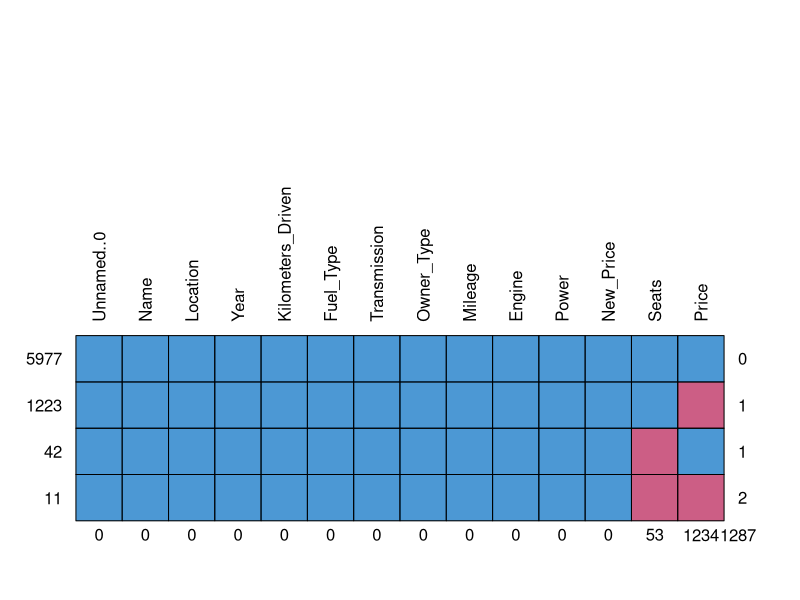
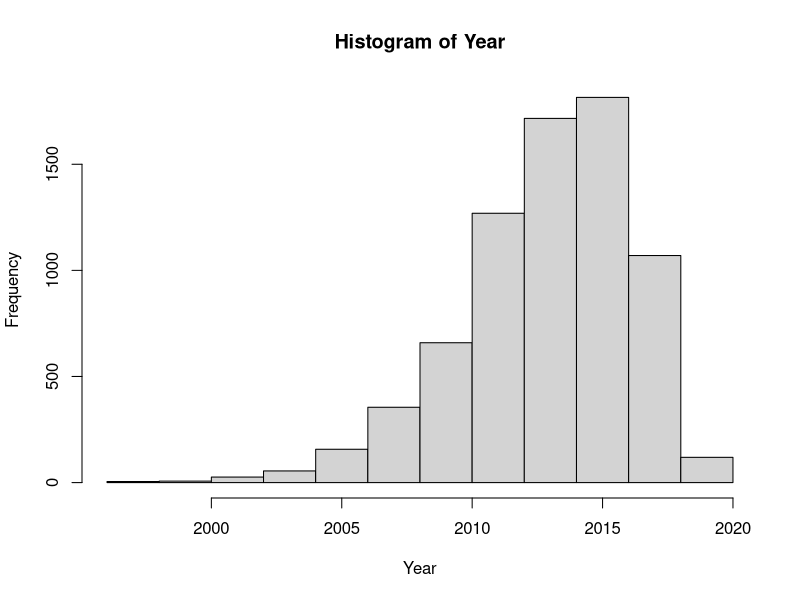
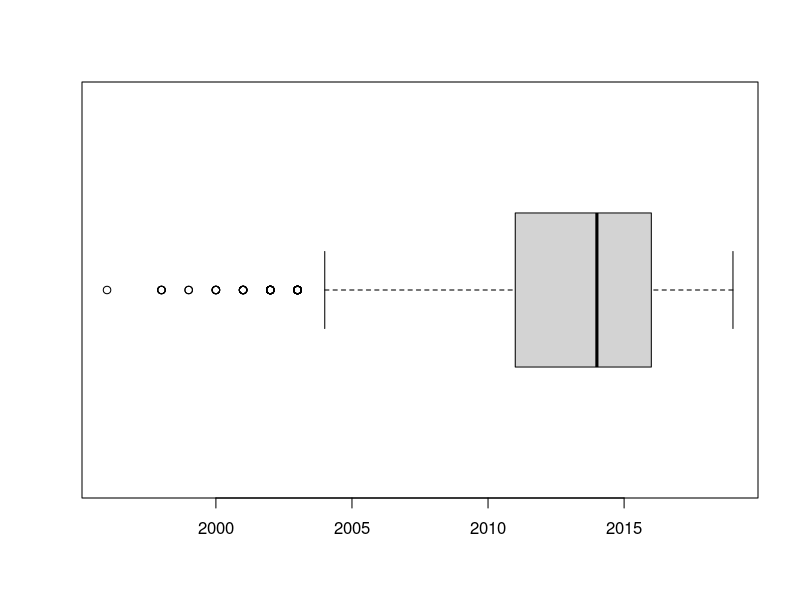
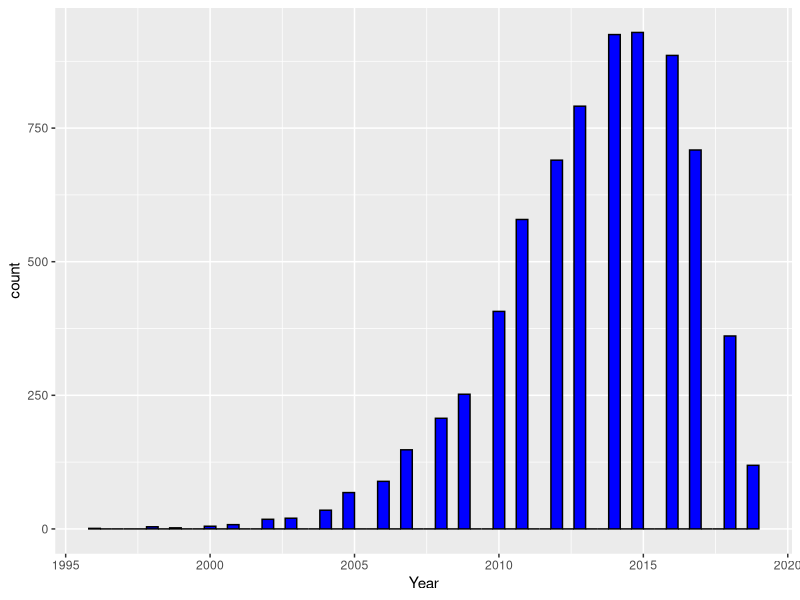
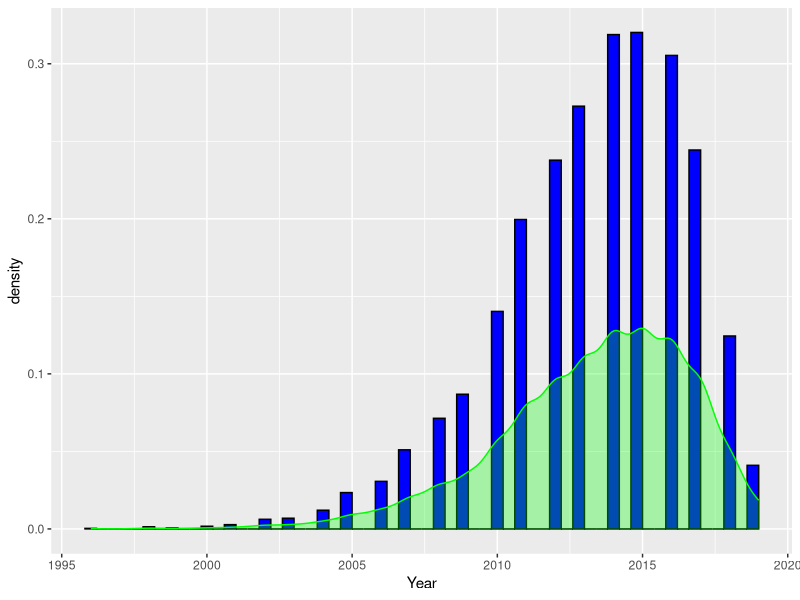
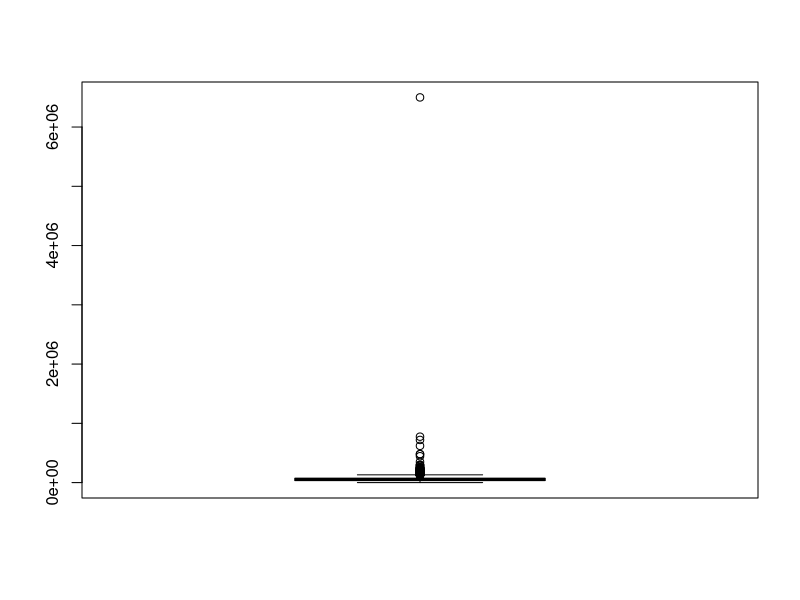
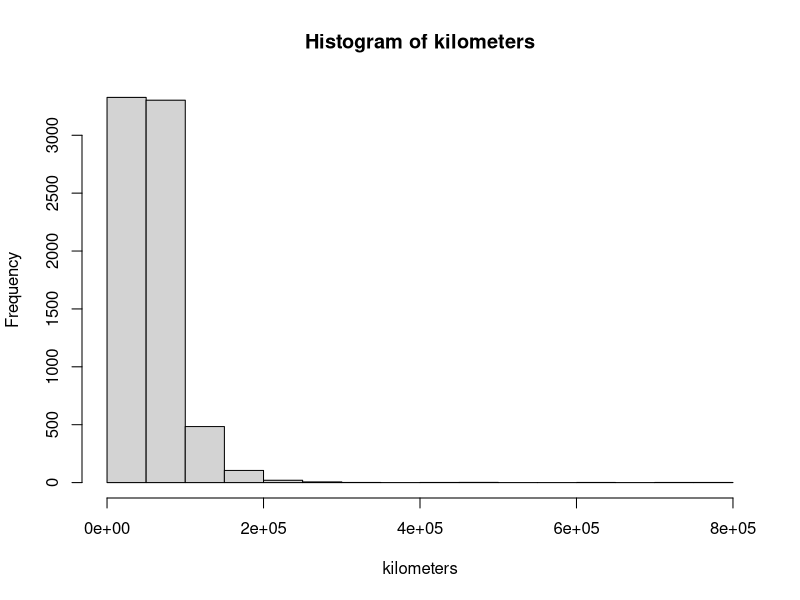
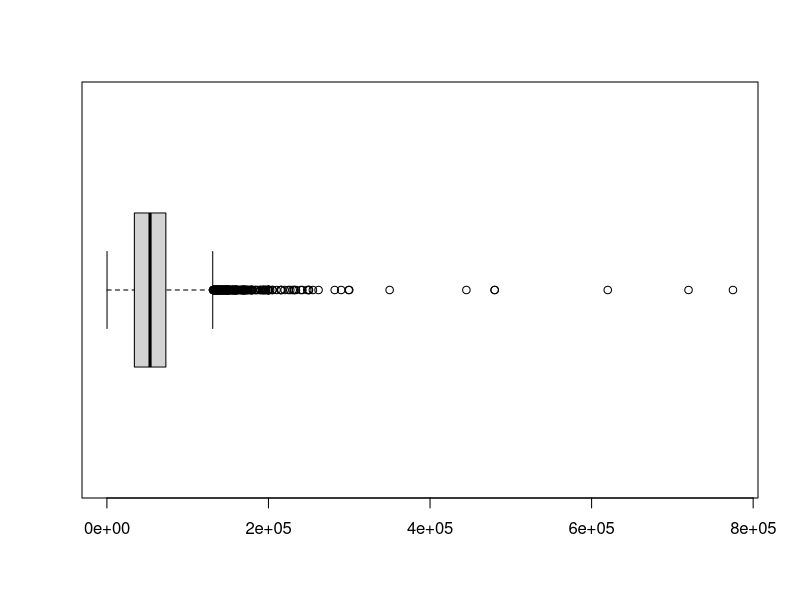

Generate these figures, in order, with R:
## ---- chunk 1
library(dplyr)
# install.packages("readr")
library(readr)
# install.packages("mice")
library(mice)
## ---- chunk 2
getwd() #obtener el directorio en el que estas 
data <- read.csv("coches.csv")
head(data)
names(data)
attach(data) #esto es para q cuando menciones una de las variables, no tengas q poner data$prize sino q puedes llamarla cuando quieras 
## ---- chunk 3
glimpse(data)
## ---- chunk 4
sum(is.na(data))
md.pattern(data, plot = TRUE, rotate.names=TRUE)

data %>% select(Name, Engine, Seats, Power, New_Price, Price) %>% filter(is.na(Engine) | is.na(Seats) | is.na(Power) | is.na(New_Price) | is.na(Price)) %>% arrange(Name) %>% distinct()

data[!sapply(data, function(x) all(x == ""))] #Así identificamos las columnas que tienen valores faltantes
## ---- chunk 5
library(ggplot2)
class(Year)
unique(Year)
h <- hist(Year)
h
sum(Year==2002)
boxplot(Year,horizontal = TRUE)

ggplot(data, aes(x=Year)) + geom_histogram(binwidth = 0.4,  fill="blue", colour="black")
ggplot(data, aes(x=Year)) + geom_histogram(aes(y=..density..), binwidth = 0.4,  fill="blue", colour="black")+geom_density(colour="green", fill="green",alpha=0.3)
## ---- chunk 6
names(data)
class(Kilometers_Driven)
unique(Kilometers_Driven)
sum(Kilometers_Driven>=55000)
summary(Kilometers_Driven) #7253 es el total
boxplot(Kilometers_Driven) # ese valor atípico q sale deberiamos plantearnos q hacer con él, es un valor excesivamente alto
which(Kilometers_Driven==6500000) #posicion del valor atipico
Kilometers_Driven
kilometers <- Kilometers_Driven[-2329] #quito ese valor, solo por probar, yo le estudiaría aparte
summary(kilometers)
hist(kilometers)
boxplot(kilometers, horizontal=TRUE)
k <- hist(kilometers)
k
ggplot(data, aes(Kilometers_Driven))+geom_histogram(aes(y=..density..), bins=50)+geom_density()+scale_x_log10()
## ---- chunk 7
names(data)
class(Fuel_Type)
Fuel_Type
unique(Fuel_Type)
ggplot(data, aes(x=Fuel_Type)) + geom_histogram(stat="count",binwidth = 0.4,  fill="blue", colour="black") 
summary(Fuel_Type)
## ---- chunk 8
class(Name)
Name
unique(Name)
summary(Name)

## ---- chunk 9
class(Location)
summary(Location) 
ggplot(data, aes(x=Location)) + geom_histogram(stat="count",binwidth = 0.4,  fill="blue", colour="black", ordered=TRUE)
## ---- chunk 10
class(Transmission)
Transmission
summary(Transmission)
ggplot(data, aes(x=Transmission)) + geom_histogram(stat="count",binwidth = 0.4,  fill="blue", colour="black", ordered=TRUE)
##podemos añadir tambien el porcentaje de los que son de cada tipo
## ---- chunk 11
class(Owner_Type)
summary(Owner_Type)
ggplot(data, aes(x=Owner_Type)) + geom_histogram(stat="count",binwidth = 0.4,  fill="blue", colour="black", ordered=TRUE)

## ---- chunk 12
class(Mileage)
summary(Mileage)
unique(Mileage)
ggplot(data, aes(x=Mileage, y = Price)) + geom_point()
## ---- chunk 13
class(Engine)
summary(Engine)
unique(Engine)
ggplot(data, aes(x=Engine)) + geom_histogram(stat="count",binwidth = 0.2,  fill="blue", colour="black", ordered=TRUE)
## ---- chunk 14
class(Power)
summary(Power)
unique(Power)
ggplot(data, aes(x=Power)) + geom_histogram(stat="count",binwidth = 0.2,  fill="blue", colour="black", ordered=TRUE)
## ---- chunk 15
class(Seats)
summary(Seats)
unique(Seats)
boxplot(Seats) # ese valor atípico q sale deberiamos plantearnos q hacer con él, es un valor excesivamente alto
Seats
hist(Seats)
boxplot(Seats, horizontal=TRUE)
s <- hist(Seats)
s
## ---- chunk 16
class(New_Price)
summary(New_Price)
unique(New_Price)
## ---- chunk 17
class(Price)
summary(Price)
boxplot(Price)
p <- hist(Price)
p
Price
ggplot(data, aes(x=Price)) + geom_histogram(stat="count",binwidth = 0.2,  fill="blue", colour="black", ordered=TRUE)
